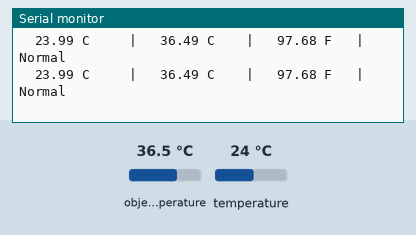
This sketch was run on a simulated ESP32. Shown: the last lines printed to the serial monitor. The test bench sets the inputs (shaded band); at power-on: object temperature 36.5 °C, temperature 24 °C.

Above: at 9.4 s.
9.5 s: object temperature set to 38.5 °C
At 10.8 s:
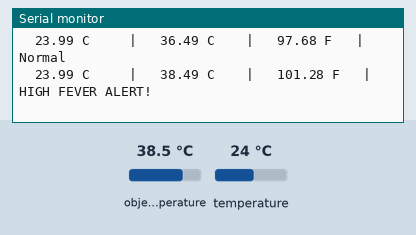
11.0 s: object temperature set to 37.8 °C
At 11.7 s:
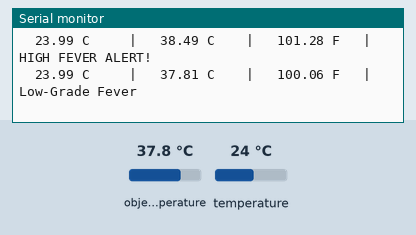
13.5 s: object temperature set to 36.9 °C
At 14.8 s:
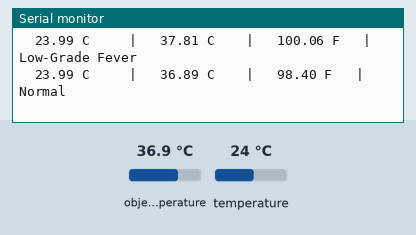
15.0 s: object temperature set to 35.8 °C
At 15.9 s:
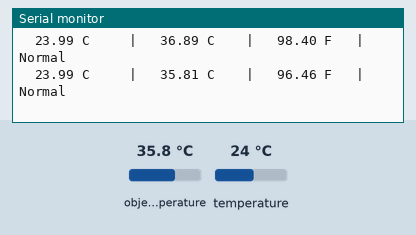
16.5 s: object temperature set to 35.2 °C
At 17.5 s:
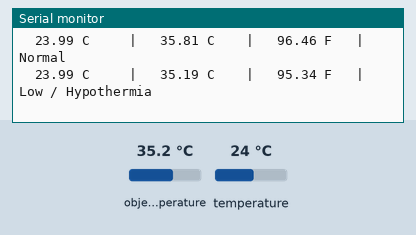
Timing chart, 0 to 19.5 s (numbered marks = the images above; inputs shaded):
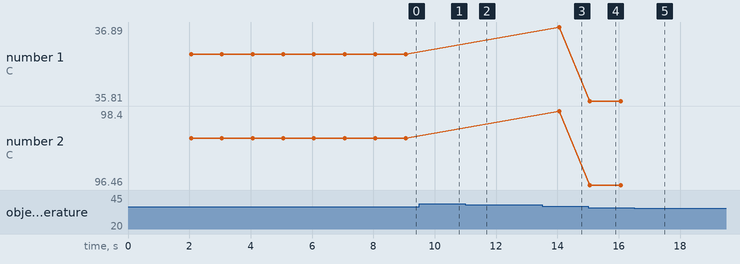

The sketch:

esp32_mlx90614_test.ino
```cpp
/*
  ========================================================================
  AI-Powered Smart Hospital Room — MLX90614 Sensor Diagnostic & Test
  Target: ESP32 DevKit V1 (Pure ASCII - No Serial Glitches)
  ========================================================================

  WIRING CHECKLIST:
  -------------------------------------------------------------
  MLX90614 (GY-906)   ESP32 DevKit Pin
  -------------------------------------------------------------
  VIN                 VIN / 5V (or 3.3V if your sensor is 3V)
  GND                 GND (Common Ground)
  SCL                 GPIO 22 (Pin 2 from top-right corner)
  SDA                 GPIO 21 (Pin 5 from top-right corner)
  -------------------------------------------------------------
  CRITICAL: On ESP32 DevKit V1:
  - Pin 2 is D22 (SCL)
  - Pin 3 is TX0 (DO NOT USE)
  - Pin 4 is RX0 (DO NOT USE)
  - Pin 5 is D21 (SDA)
  * There must be TWO EMPTY PINS between your SCL and SDA jumpers!
  ========================================================================
*/

#include <Wire.h>
#include <Adafruit_MLX90614.h>

#define I2C_SDA 21
#define I2C_SCL 22

Adafruit_MLX90614 mlx = Adafruit_MLX90614();

bool mlxReady = false;
unsigned long lastScanTime = 0;
const unsigned long SCAN_INTERVAL = 1500; // Scan every 1.5s until found

void scanBus() {
  const uint32_t testSpeeds[] = {10000, 25000, 50000, 100000};
  byte count = 0;

  for (int s = 0; s < 4; s++) {
    uint32_t speed = testSpeeds[s];
    Wire.setClock(speed);

    for (byte addr = 1; addr < 127; addr++) {
      Wire.beginTransmission(addr);
      byte error = Wire.endTransmission();

      if (error == 0) {
        Serial.print("  >>> Device FOUND at address: 0x");
        if (addr < 16) Serial.print("0");
        Serial.print(addr, HEX);
        Serial.print(" (at ");
        Serial.print(speed / 1000);
        Serial.print(" kHz)");

        if (addr == 0x5A) {
          Serial.println(" <-- MLX90614 MATCH! [SUCCESS]");
          count++;
          if (mlx.begin()) {
            Serial.println("[SUCCESS] MLX90614 driver connected! Streaming readings...\n");
            mlxReady = true;
            Serial.println("--------------------------------------------------");
            Serial.println("Ambient (C)  |  Object (C)   |  Object (F)   | Status");
            Serial.println("--------------------------------------------------");
            return;
          } else {
            Serial.println("[WARN] Sensor ACKed 0x5A but mlx.begin() failed. Check power stability.");
          }
        } else if (addr == 0x57) {
          Serial.println(" <-- MAX30102 Sensor");
          count++;
        } else {
          Serial.println(" <-- Unknown I2C Device");
          count++;
        }
      }
    }
  }

  if (count == 0) {
    Serial.println("  [!] Zero devices found at any speed (10kHz - 100kHz).");
  }
}

void setup() {
  // 115200 baud
  Serial.begin(115200);
  delay(2000);

  Serial.println();
  Serial.println("==================================================");
  Serial.println(" ESP32 - MLX90614 Sensor Hardware Diagnostic Tool ");
  Serial.println("==================================================");

  // Initialize I2C
  Serial.println("[INIT] Initializing I2C bus on SDA=GPIO 21, SCL=GPIO 22...");
  Wire.begin(I2C_SDA, I2C_SCL);
  Wire.setClock(100000); // 100 kHz standard mode

  // First scan
  scanBus();

  // Try initial MLX90614 begin
  if (mlx.begin()) {
    Serial.println("\n[SUCCESS] MLX90614 driver connected!");
    mlxReady = true;
    Serial.println("--------------------------------------------------");
    Serial.println("Ambient (C)  |  Object (C)   |  Object (F)   | Status");
    Serial.println("--------------------------------------------------");
  } else {
    Serial.println("\n[WAITING] Sensor not ready yet. Retrying in loop...");
  }
}

void loop() {
  unsigned long now = millis();

  // If sensor is not yet responding, keep scanning
  if (!mlxReady) {
    if (now - lastScanTime >= SCAN_INTERVAL) {
      lastScanTime = now;

      // Quick probe on 0x5A
      Wire.beginTransmission(0x5A);
      byte err = Wire.endTransmission();

      if (err == 0) {
        Serial.println("\n[FOUND] Sensor ACKed at 0x5A! Initializing driver...");
        if (mlx.begin()) {
          Serial.println("[SUCCESS] MLX90614 ready! Streaming readings...\n");
          mlxReady = true;
          Serial.println("--------------------------------------------------");
          Serial.println("Ambient (C)  |  Object (C)   |  Object (F)   | Status");
          Serial.println("--------------------------------------------------");
          return;
        }
      } else {
        // Run full scan periodically
        scanBus();
      }
    }
    return;
  }

  // Once connected, stream temperature readings every 1 second
  if (now - lastScanTime >= 1000) {
    lastScanTime = now;

    float ambC = mlx.readAmbientTempC();
    float objC = mlx.readObjectTempC();
    float objF = mlx.readObjectTempF();

    if (isnan(ambC) || isnan(objC)) {
      Serial.println("[WARN] Sensor read failed! Re-scanning...");
      mlxReady = false;
      return;
    }

    const char* status = "Normal";
    if (objC < 32.0) status = "No Target";
    else if (objC < 35.5) status = "Low / Hypothermia";
    else if (objC > 38.0) status = "HIGH FEVER ALERT!";
    else if (objC > 37.3) status = "Low-Grade Fever";

    Serial.print("  ");
    Serial.print(ambC, 2);
    Serial.print(" C     |   ");
    Serial.print(objC, 2);
    Serial.print(" C    |   ");
    Serial.print(objF, 2);
    Serial.print(" F   | ");
    Serial.println(status);
  }
}
```

Measured:
- the behaviour switches between 38.1 and 38 °C on object temperature (found by bisection; images 1 and 2)
- the behaviour switches between 37.3 and 37.2 °C on object temperature (found by bisection; images 2 and 3)
- the behaviour switches between 35.6 and 35.5 °C on object temperature (found by bisection; images 4 and 5)
- after the input at 9.5 s, the serial monitor: prints a new line after 0.56 s (image 1)
- after the input at 11.0 s, the serial monitor: prints a new line after 0.06 s (image 2)
- after the input at 13.5 s, the serial monitor: prints a new line after 0.56 s (image 3)
- after the input at 15.0 s, the serial monitor: prints a new line after 0.06 s (image 4)
- after the input at 16.5 s, the serial monitor: prints a new line after 0.56 s (image 5)
